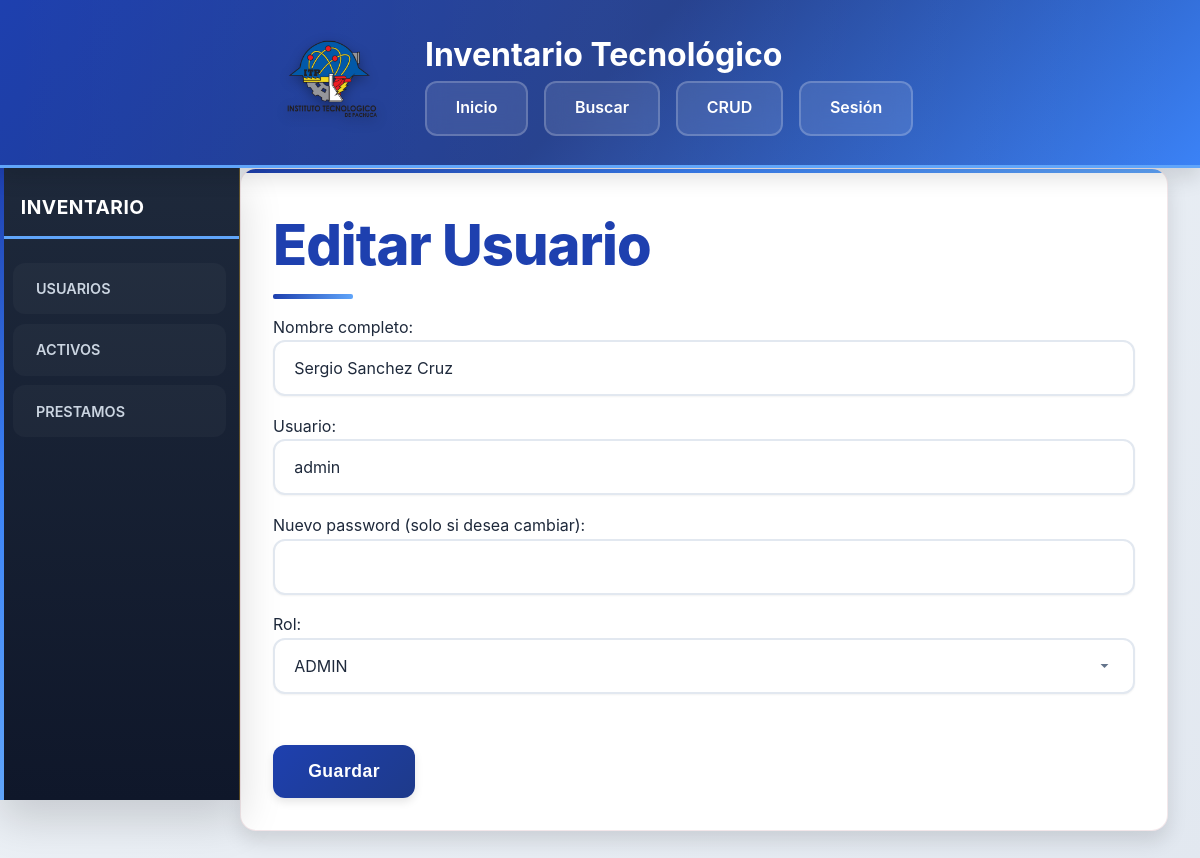
/pages/form_ActualizarUsuario.php?id=3, run on the app's committed database.
### tables this page shows
CREATE TABLE `Usuarios` (
  `id_usuario` int(11) NOT NULL,
  `nombre` varchar(100) DEFAULT NULL,
  `nombre_usuario` varchar(50) NOT NULL,
  `password` varchar(255) NOT NULL,
  `last_login` datetime DEFAULT NULL,
  `rol_usuario` int(11) DEFAULT NULL
);

CREATE TABLE `Roles` (
  `id_rol` int(11) NOT NULL,
  `nombre_rol` varchar(50) NOT NULL
);

### pages/form_ActualizarUsuario.php (the view, shortened to what this page needs)
<?php include '../includes/DBConfig.php'; ?>
<?php include '../includes/header.php'; ?>
<?php
$id = $_GET['id'] ?? 0;
$query = "SELECT * FROM Usuarios WHERE id_usuario = $id";
$result = $conexion->query($query);
$user = $result->fetch_assoc();
$roles = $conexion->query("SELECT * FROM Roles ORDER BY nombre_rol");
?>
<section class="contenedor">
    <h1>Editar Usuario</h1>
    <form method="post">
        Nombre completo: <input type="text" name="nombre" value="<?php echo htmlspecialchars($user['nombre']); ?>" required><br>
        Usuario: <input type="text" name="nombre_usuario" value="<?php echo htmlspecialchars($user['nombre_usuario']); ?>" required><br>
        Nuevo password (solo si desea cambiar): <input type="password" name="password"><br>
        Rol:
        <select name="rol_usuario">
            <?php
            if ($roles) {
                while($r = $roles->fetch_assoc()):
            ?>
                <option value="<?php echo $r['id_rol']; ?>" <?php echo ($r['id_rol'] == $user['rol_usuario']) ? 'selected' : ''; ?>>
                    <?php echo htmlspecialchars($r['nombre_rol']); ?>
                </option>
            <?php
                endwhile;
            }
            ?>
        </select><br><br>
        <button type="submit">Guardar</button>
    </form>
</section>

### assets/css/style.css (style rules this page uses)
* { margin: 0; padding: 0; box-sizing: border-box; }
:root { --color-guinda: #1e40af; --color-guinda-oscuro: #1e3a8a; --color-guinda-claro: #2563eb; --color-azul-electrico: #3b82f6; --color-azul-oscuro: #1e40af; --color-dorado: #60a5fa; --color-fondo: #F1F5F9; --color-fondo-secundario: #FFFFFF; --color-texto: #1E293B; --color-texto-claro: #64748B; --sombra-xs: 0 1px 2px rgba(0, 0, 0, 0.05); --sombra-sm: 0 2px 4px rgba(0, 0, 0, 0.08); --sombra-md: 0 4px 8px rgba(0, 0, 0, 0.1); --sombra-lg: 0 10px 20px rgba(0, 0, 0, 0.12); --sombra-xl: 0 20px 40px rgba(0, 0, 0, 0.15); --transicion-rapida: 0.15s ease; --transicion-normal: 0.3s ease; --transicion-lenta: 0.5s ease; --radio-sm: 8px; --radio-md: 12px; --radio-lg: 16px; }
body { font-family: -apple-system, BlinkMacSystemFont, 'Inter', 'Segoe UI', 'Roboto', sans-serif; background: linear-gradient(135deg, #F1F5F9 0%, #E2E8F0 100%); color: var(--color-texto); line-height: 1.6; min-height: 100vh; overflow-x: hidden; display: flex; flex-direction: column; }
.contenedor { margin-left: 240px; margin-top: 168px; padding: 2rem; min-height: calc(100vh - 268px); background: var(--color-fondo-secundario); border-radius: var(--radio-lg); box-shadow: var(--sombra-lg); position: relative; overflow: hidden; border: 1px solid rgba(139, 21, 56, 0.1); animation: fadeInUp 0.6s ease-out; margin-right: 2rem; margin-bottom: 2rem; flex: 1; }
.contenedor::before { content: ''; position: absolute; top: 0; left: 0; width: 100%; height: 4px; background: linear-gradient(90deg, var(--color-guinda), var(--color-azul-electrico), var(--color-dorado)); }
.contenedor h1 { color: var(--color-guinda); font-size: 3.5rem; margin-bottom: 1.5rem; font-weight: 800; letter-spacing: -1px; position: relative; display: inline-block; }
.contenedor h1::after { content: ''; position: absolute; bottom: -8px; left: 0; width: 80px; height: 5px; background: linear-gradient(90deg, var(--color-guinda), var(--color-dorado)); border-radius: 2px; }
.input-group input, input[type="text"], input[type="password"], input[type="date"], select { width: 100%; padding: 1rem 1.2rem; border: 2px solid #E2E8F0; border-radius: var(--radio-md); font-size: 1rem; transition: var(--transicion-normal); background: var(--color-fondo-secundario); color: var(--color-texto); box-shadow: var(--sombra-xs); margin-bottom: 1.1rem; outline: none; appearance: none; font-family: inherit; }
button, input[type="submit"] { background: linear-gradient(135deg, var(--color-guinda) 0%, var(--color-guinda-oscuro) 100%); color: white; border: none; border-radius: var(--radio-md); font-size: 1.1rem; font-weight: 700; padding: 1rem 2.2rem; cursor: pointer; transition: var(--transicion-normal); box-shadow: var(--sombra-md); margin-top: 0.5rem; letter-spacing: 0.5px; position: relative; overflow: hidden; }
select { padding-right: 2.5rem; }

### data on the page
usuarios: nombre "Sergio Sanchez Cruz", nombre_usuario "admin", rol_usuario "ADMIN"
